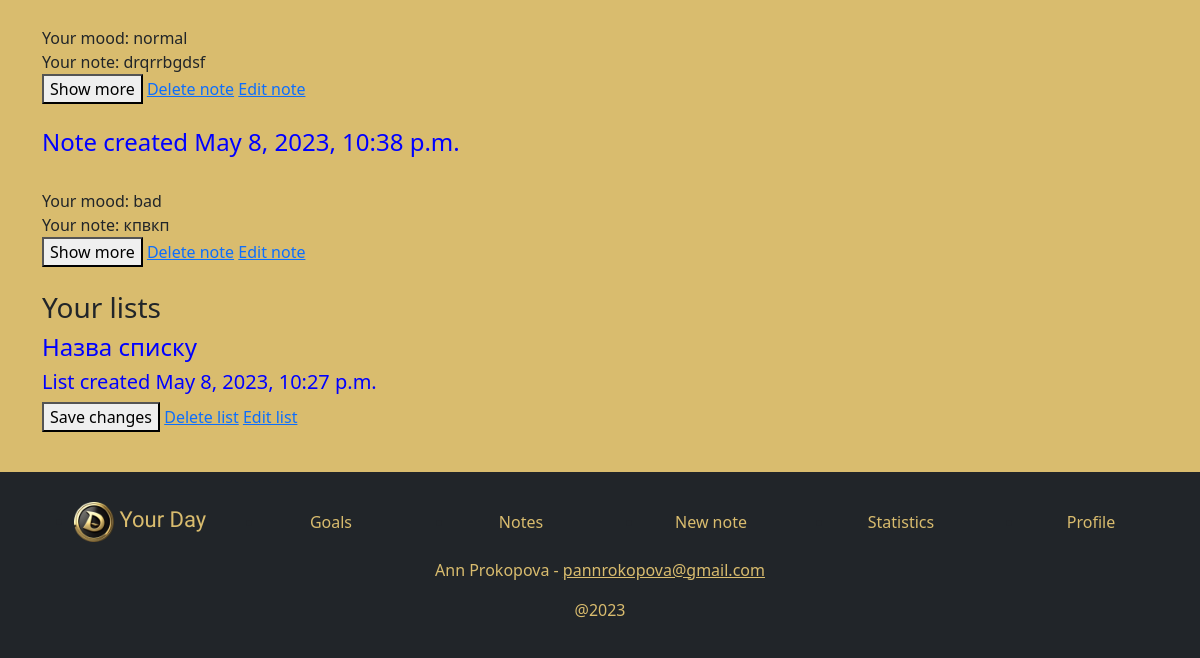
Before: /all_notes/ (signed in, lower part) with the older database file.
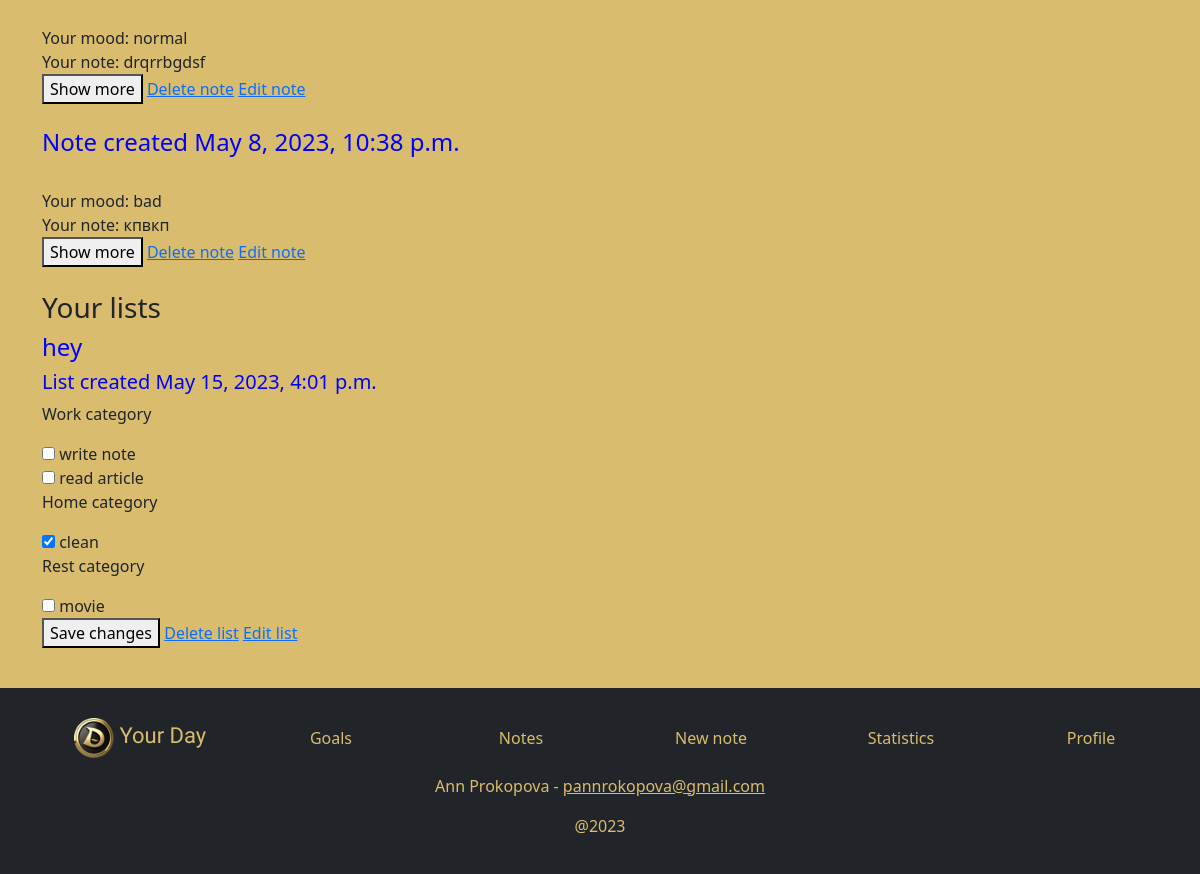
After: the same page with the newer database file.
### entries/models.py (models this page shows)
class Note(models.Model):
    username = models.CharField(max_length=25, default='SOME STRING')
    time = models.DateTimeField(auto_now=True)
    mood = models.CharField(max_length=15)
    note = models.CharField(max_length=1000000)
    need_cups = models.IntegerField(default=10, blank=True, null=True)
    now_cups = models.IntegerField(default=0, blank=True, null=True)

class Lists(models.Model):
    list_id = models.AutoField(primary_key=True)
    username = models.CharField(max_length=25, default='SOME STRING')
    list_name = models.CharField(max_length=25, blank=True, null=True)
    time = models.DateTimeField(auto_now=True)

class Category(models.Model):
    list_id = models.IntegerField()
    case_name = models.CharField(max_length=25, default='SOME STRING')
    approved = models.BooleanField(default=False)
    class Meta:
        abstract = True

class ListsWork(Category):
    pass

class ListsHome(Category):
    pass

### entries/views.py (the view)
# urls.py: path('all_notes/', views.all_notes, name="all_notes"),
def all_notes(request):
    notes, lists, calendar_, day_, month_n, year_ = return_notes_lists(request)
    return render(request, 'entries/all_notes.html', {'notes': notes, 'lists': lists,
                                                      'calendar_': calendar_, 'day_': day_,  'month_n': month_n,
                                                      'year_': year_})

### entries/templatetags/template_tags.py (called while the page is built)
@register.filter
def unpack(value):
    val = [i for i in value]
    return val[0]

@register.filter(name='zip')
def zip_lists(a, b):
    return zip(a, b)

### entries/views.py (called while the page is built)
def time_filter(request, queryset_, class_, month_=None, year_=None, day_=None):
    if day_ is None or day_ == '':
        from_date = datetime(year_, month_, 1, 0, 0, 0, 0)
        to_date = datetime(year_, month_, monthrange(year_, month_)[1], 0, 0, 0, 0)
    else:
        from_date = datetime(year_, month_, int(day_), 0, 0, 0, 0)
        to_date = datetime(year_, month_, int(day_), 23, 59, 59, 0)
    queryset_ = class_.objects.filter(username=request.user).filter(time__gte=from_date, time__lte=to_date).\
        values_list(queryset_)
    return make_list(queryset_)

def make_list(queryset_, false=''):
    list_note = []
    if len(queryset_) > 0:
        try:
            for i in range(len(queryset_)):
                list_note.append(*queryset_[i])
        except Exception as e:
            for i in range(len(queryset_)):
                if false:
                    list_note.append(queryset_[i] + (False,))
                else:
                    list_note.append(queryset_[i])
    return list_note

### entries/templates/entries/all_notes.html (shortened to what this page needs)
{% extends 'users/base.html' %}
{% load template_tags %}
{% block content %}
{% load static %}
<br>
{% if notes %}
        {% for id_note, u, t, m, n, e, w, iterate in notes reversed  %}
            <br>
            <h4 style="color: blue;">Note created {{ t }}</h4>
            <div id="short_text{{iterate}}">
                <br>Your mood: {{ m }}
                <br>Your note: {{ n|truncatechars:200 }}
            </div>
            <button id="show_full{{iterate}}" onclick="readAll({{iterate}})">Show more</button>
            <a href="{% url 'delete_note' %}?id_note={{id_note}}">Delete note</a>
            <a href="{% url 'edit_note' %}?id_note={{id_note}}">Edit note</a>
        <br>
    {% endfor %}
{% else %}
    <p>These dates have no records</p>
{% endif %}
<br>
<form action="{% url 'will_did_case' %}?day_month={{ day_ }}, {{ month_n }}" method="POST">
    {% if lists %}
        <h3>Your lists</h3>
        {% for id_list, name_list, time_list, wc, wa, hc, ha, rc, ra, dc, da in lists reversed %}
            <h4 style="color: blue;">{{ name_list }}</h4>
            <h5 style="color: blue;">List created {{ time_list }}</h5>
            {% if wc %}
            <p>Work category</p>
                {% for case, check in wc|zip:wa %}
                    {% if check|unpack %}
                        <input type="checkbox" id="work_ch" name="boxes[]" checked="checked"
                               value="work, {{ case|unpack}}, {{id_list }}">
                        <label for="work_ch">{{ case|unpack }}</label>
                    {% else %}
                        <input type="checkbox" name="boxes[]" value="work, {{ case|unpack}}, {{id_list }}">
                        <label for="work_ch">{{ case|unpack }}</label>
                    {% endif %}
                    <br>
                {% endfor %}
            {% endif %}
            {% if hc %}
            <p>Home category</p>
                {% for case, check in hc|zip:ha %}
                    {% if check|unpack %}
                        <input type="checkbox" id="home_ch" name="boxes[]" checked="checked"
                               value="home, {{ case|unpack}}, {{id_list }}">
                        <label for="home_ch">{{ case|unpack }}</label>
                    {% else %}
                        <input type="checkbox" name="boxes[]" value="home, {{ case|unpack}}, {{id_list }}">
                        <label for="home_ch">{{ case|unpack }}</label>
                    {% endif %}
                    <br>
                {% endfor %}
            {% endif %}
            {% if rc %}
            <p>Rest category</p>
                {% for case, check in rc|zip:ra %}
                    {% if check|unpack %}
                        <input type="checkbox" id="rest_ch" name="boxes[]" checked="checked"
                               value="rest, {{ case|unpack}}, {{id_list }}">
                        <label for="rest_ch">{{ case|unpack }}</label>
                    {% else %}
                        <input type="checkbox" name="boxes[]" value="rest, {{ case|unpack}}, {{id_list }}">
                        <label for="rest_ch">{{ case|unpack }}</label>
                    {% endif %}
                    <br>
                {% endfor %}
            {% endif %}
            <button type='submit'  title="It is mandatory if you changed the execution of cases">Save changes</button>
            <a href="{% url 'delete_list' %}?id_list={{id_list}}">Delete list</a>
            <a href="{% url 'save_list' %}?id_list={{id_list}}">Edit list</a>
        {% endfor %}
    {% else %}
        <p>These dates have no lists</p>
    {% endif %}
</form>
{% endblock %}

Changed rows visible on the page:
removed Lists: reversed "Назва списку"
added Lists: reversed "hey"
added ListsWork: case_name "write note"
added ListsWork: case_name "read article"
added ListsHome: case_name "clean"
Other visible differences:
new list line: "List created May 15, 2023, 4:01 p.m. Work category Home category Rest category ☐ movie Save changes Delete list Edit list"
list line gone: "List created May 8, 2023, 10:27 p.m. Save changes Delete list Edit list"
